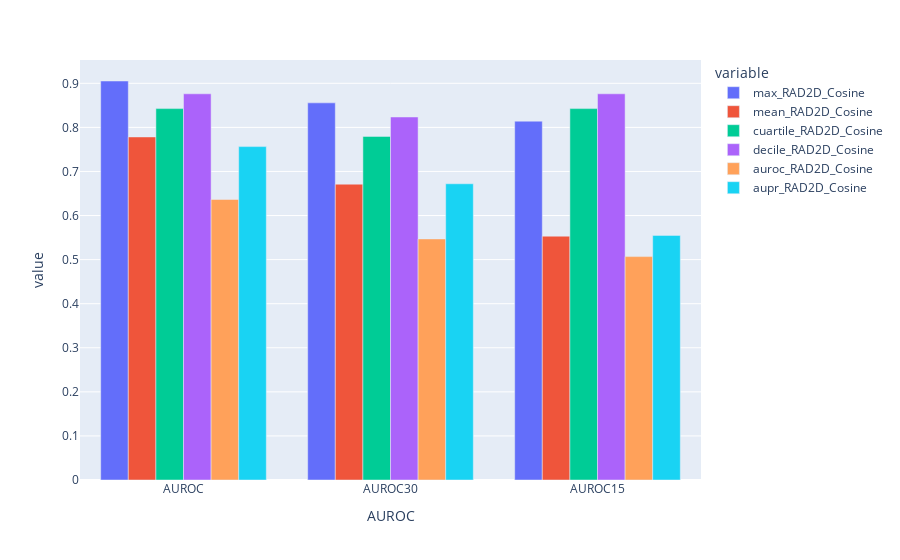

The cell this chart's notebook holds for it:
### Code cell
px.bar(all_targets_results.loc["CHEMBL4657"],x="AUROC", y=all_targets_results.loc["CHEMBL262"].columns,barmode="group")

### Figure 1 — Plotly figure (JSON) as saved in the notebook; plotly's stock layout.template omitted (floating-point values rounded to 4 significant figures)
{"data": [{"alignmentgroup": "True", "hovertemplate": "variable=max_RAD2D_Cosine<br>AUROC=%{x}<br>value=%{y}<extra></extra>", "legendgroup": "max_RAD2D_Cosine", "marker": {"color": "#636efa", "pattern": {"shape": ""}}, "name": "max_RAD2D_Cosine", "offsetgroup": "max_RAD2D_Cosine", "orientation": "v", "showlegend": true, "textposition": "auto", "type": "bar", "x": ["AUROC", "AUROC30", "AUROC15"], "xaxis": "x", "y": [0.9052, 0.8556, 0.8141], "yaxis": "y"}, {"alignmentgroup": "True", "hovertemplate": "variable=mean_RAD2D_Cosine<br>AUROC=%{x}<br>value=%{y}<extra></extra>", "legendgroup": "mean_RAD2D_Cosine", "marker": {"color": "#EF553B", "pattern": {"shape": ""}}, "name": "mean_RAD2D_Cosine", "offsetgroup": "mean_RAD2D_Cosine", "orientation": "v", "showlegend": true, "textposition": "auto", "type": "bar", "x": ["AUROC", "AUROC30", "AUROC15"], "xaxis": "x", "y": [0.7783, 0.6711, 0.5532], "yaxis": "y"}, {"alignmentgroup": "True", "hovertemplate": "variable=cuartile_RAD2D_Cosine<br>AUROC=%{x}<br>value=%{y}<extra></extra>", "legendgroup": "cuartile_RAD2D_Cosine", "marker": {"color": "#00cc96", "pattern": {"shape": ""}}, "name": "cuartile_RAD2D_Cosine", "offsetgroup": "cuartile_RAD2D_Cosine", "orientation": "v", "showlegend": true, "textposition": "auto", "type": "bar", "x": ["AUROC", "AUROC30", "AUROC15"], "xaxis": "x", "y": [0.8426, 0.7796, 0.8426], "yaxis": "y"}, {"alignmentgroup": "True", "hovertemplate": "variable=decile_RAD2D_Cosine<br>AUROC=%{x}<br>value=%{y}<extra></extra>", "legendgroup": "decile_RAD2D_Cosine", "marker": {"color": "#ab63fa", "pattern": {"shape": ""}}, "name": "decile_RAD2D_Cosine", "offsetgroup": "decile_RAD2D_Cosine", "orientation": "v", "showlegend": true, "textposition": "auto", "type": "bar", "x": ["AUROC", "AUROC30", "AUROC15"], "xaxis": "x", "y": [0.8762, 0.8236, 0.8762], "yaxis": "y"}, {"alignmentgroup": "True", "hovertemplate": "variable=auroc_RAD2D_Cosine<br>AUROC=%{x}<br>value=%{y}<extra></extra>", "legendgroup": "auroc_RAD2D_Cosine", "marker": {"color": "#FFA15A", "pattern": {"shape": ""}}, "name": "auroc_RAD2D_Cosine", "offsetgroup": "auroc_RAD2D_Cosine", "orientation": "v", "showlegend": true, "textposition": "auto", "type": "bar", "x": ["AUROC", "AUROC30", "AUROC15"], "xaxis": "x", "y": [0.6365, 0.547, 0.5068], "yaxis": "y"}, {"alignmentgroup": "True", "hovertemplate": "variable=aupr_RAD2D_Cosine<br>AUROC=%{x}<br>value=%{y}<extra></extra>", "legendgroup": "aupr_RAD2D_Cosine", "marker": {"color": "#19d3f3", "pattern": {"shape": ""}}, "name": "aupr_RAD2D_Cosine", "offsetgroup": "aupr_RAD2D_Cosine", "orientation": "v", "showlegend": true, "textposition": "auto", "type": "bar", "x": ["AUROC", "AUROC30", "AUROC15"], "xaxis": "x", "y": [0.7564, 0.672, 0.555], "yaxis": "y"}], "layout": {"barmode": "group", "legend": {"title": {"text": "variable"}, "tracegroupgap": 0}, "margin": {"t": 60}, "xaxis": {"anchor": "y", "domain": [0, 1], "title": {"text": "AUROC"}}, "yaxis": {"anchor": "x", "domain": [0, 1], "title": {"text": "value"}}}}
